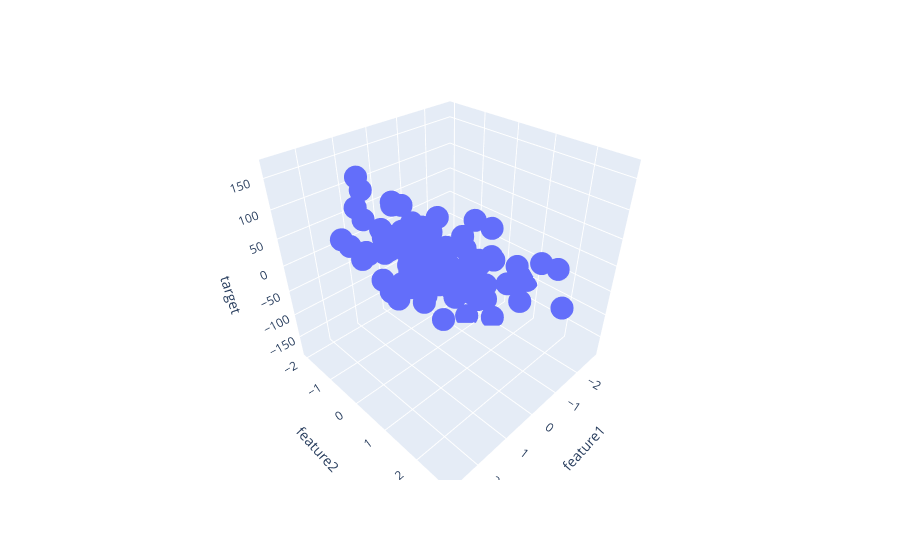

Notebook code for this chart:
### Code cell
fig = px.scatter_3d(df, x='feature1',y='feature2',z='target')
fig.show()
